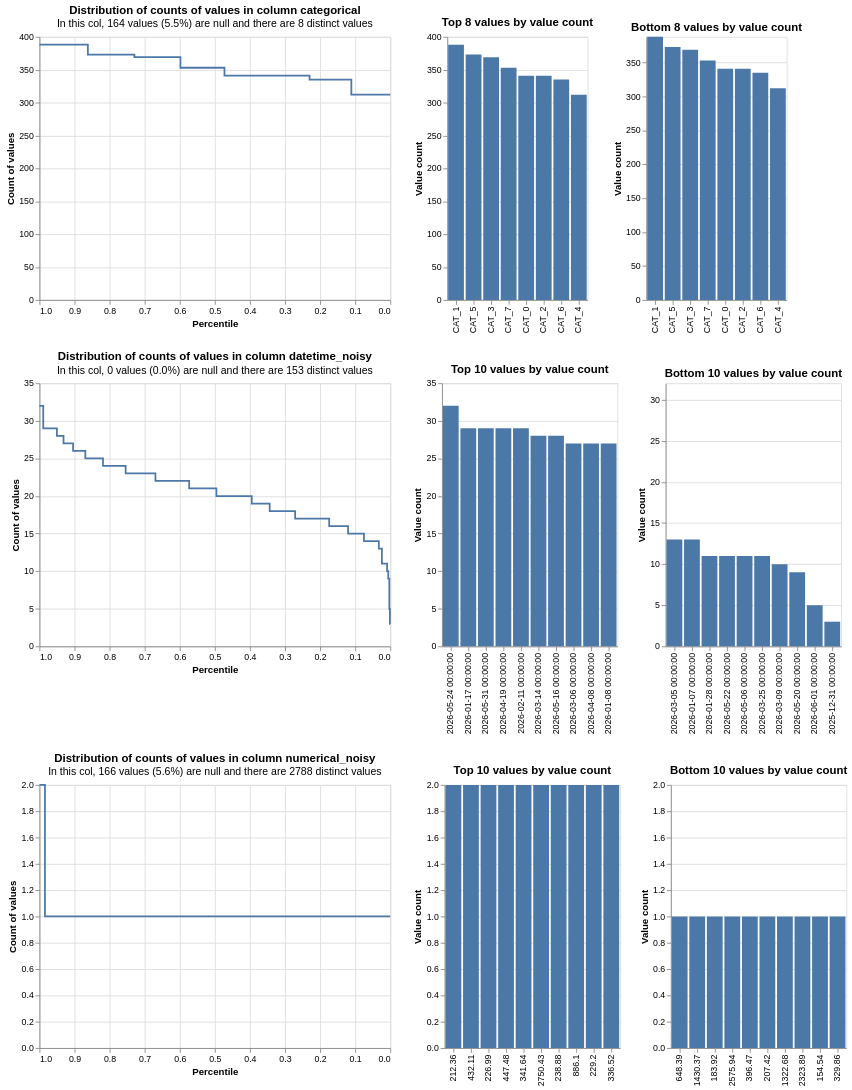

The code cell stored with this chart in its notebook:
### Code cell
from splink.exploratory import profile_columns
import duckdb

con = duckdb.connect()

# 2. Hard-cap the RAM allocation (e.g., limit it to 4 Gigabytes)
con.execute("SET memory_limit = '24GB';")

# 3. Explicitly define where intermediate results should spill on your hard drive
con.execute("SET temp_directory = './duckdb_spill_dir.tmp';")

db_api = DuckDBAPI(
    connection = con
)

profile_columns(
    [df1, df2],
    db_api=db_api,
    column_expressions=[
        "categorical",
        "datetime_noisy",
        "numerical_noisy",
    ],
)

### Figure 1 — Vega-Lite specification as saved in the notebook (floating-point values rounded to 4 significant figures)
{"config": {"view": {"continuousWidth": 400, "continuousHeight": 300}}, "vconcat": [{"hconcat": [{"mark": {"type": "line", "interpolate": "step-before"}, "data": {"values": [{"percentile_ex_nulls": 0.862, "percentile_inc_nulls": 0.8696, "value_count": 388, "group_name": "categorical", "total_non_null_rows": 2812, "total_rows_inc_nulls": 2976, "sum_tokens_in_value_count_group": 388, "distinct_value_count": 8}, {"percentile_ex_nulls": 0.7294, "percentile_inc_nulls": 0.7443, "value_count": 373, "group_name": "categorical", "total_non_null_rows": 2812, "total_rows_inc_nulls": 2976, "sum_tokens_in_value_count_group": 373, "distinct_value_count": 8}, {"percentile_ex_nulls": 0.5982, "percentile_inc_nulls": 0.6203, "value_count": 369, "group_name": "categorical", "total_non_null_rows": 2812, "total_rows_inc_nulls": 2976, "sum_tokens_in_value_count_group": 369, "distinct_value_count": 8}, {"percentile_ex_nulls": 0.4726, "percentile_inc_nulls": 0.5017, "value_count": 353, "group_name": "categorical", "total_non_null_rows": 2812, "total_rows_inc_nulls": 2976, "sum_tokens_in_value_count_group": 353, "distinct_value_count": 8}, {"percentile_ex_nulls": 0.2301, "percentile_inc_nulls": 0.2725, "value_count": 341, "group_name": "categorical", "total_non_null_rows": 2812, "total_rows_inc_nulls": 2976, "sum_tokens_in_value_count_group": 682, "distinct_value_count": 8}, {"percentile_ex_nulls": 0.111, "percentile_inc_nulls": 0.1599, "value_count": 335, "group_name": "categorical", "total_non_null_rows": 2812, "total_rows_inc_nulls": 2976, "sum_tokens_in_value_count_group": 335, "distinct_value_count": 8}, {"percentile_ex_nulls": 0.0, "percentile_inc_nulls": 0.05511, "value_count": 312, "group_name": "categorical", "total_non_null_rows": 2812, "total_rows_inc_nulls": 2976, "sum_tokens_in_value_count_group": 312, "distinct_value_count": 8}, {"percentile_ex_nulls": 1.0, "percentile_inc_nulls": 1.0, "value_count": 388, "group_name": "categorical", "total_non_null_rows": 2812, "total_rows_inc_nulls": 2976, "sum_tokens_in_value_count_group": 388, "distinct_value_count": 8}]}, "encoding": {"tooltip": [{"field": "value_count", "type": "quantitative"}, {"field": "percentile_ex_nulls", "type": "quantitative"}, {"field": "percentile_inc_nulls", "type": "quantitative"}, {"field": "total_non_null_rows", "type": "quantitative"}, {"field": "total_rows_inc_nulls", "type": "quantitative"}], "x": {"field": "percentile_ex_nulls", "sort": "descending", "title": "Percentile", "type": "quantitative"}, "y": {"field": "value_count", "title": "Count of values", "type": "quantitative"}}, "title": {"text": "Distribution of counts of values in column categorical", "subtitle": "In this col, 164 values (5.5%) are null and there are 8 distinct values"}}, {"mark": "bar", "data": {"values": [{"value_count": 388, "group_name": "categorical", "value": "CAT_1", "total_non_null_rows": 2812, "total_rows_inc_nulls": 2976, "distinct_value_count": 8}, {"value_count": 373, "group_name": "categorical", "value": "CAT_5", "total_non_null_rows": 2812, "total_rows_inc_nulls": 2976, "distinct_value_count": 8}, {"value_count": 369, "group_name": "categorical", "value": "CAT_3", "total_non_null_rows": 2812, "total_rows_inc_nulls": 2976, "distinct_value_count": 8}, {"value_count": 353, "group_name": "categorical", "value": "CAT_7", "total_non_null_rows": 2812, "total_rows_inc_nulls": 2976, "distinct_value_count": 8}, {"value_count": 341, "group_name": "categorical", "value": "CAT_0", "total_non_null_rows": 2812, "total_rows_inc_nulls": 2976, "distinct_value_count": 8}, {"value_count": 341, "group_name": "categorical", "value": "CAT_2", "total_non_null_rows": 2812, "total_rows_inc_nulls": 2976, "distinct_value_count": 8}, {"value_count": 335, "group_name": "categorical", "value": "CAT_6", "total_non_null_rows": 2812, "total_rows_inc_nulls": 2976, "distinct_value_count": 8}, {"value_count": 312, "group_name": "categorical", "value": "CAT_4", "total_non_null_rows": 2812, "total_rows_inc_nulls": 2976, "distinct_value_count": 8}]}, "encoding": {"tooltip": [{"field": "value", "type": "nominal"}, {"field": "value_count", "type": "quantitative"}, {"field": "total_non_null_rows", "type": "quantitative"}, {"field": "total_rows_inc_nulls", "type": "quantitative"}], "x": {"field": "value", "sort": "-y", "title": null, "type": "nominal"}, "y": {"field": "value_count", "title": "Value count", "type": "quantitative"}}, "title": "Top 8 values by value count"}, {"mark": "bar", "data": {"values": [{"value_count": 312, "group_name": "categorical", "value": "CAT_4", "total_non_null_rows": 2812, "total_rows_inc_nulls": 2976, "distinct_value_count": 8}, {"value_count": 335, "group_name": "categorical", "value": "CAT_6", "total_non_null_rows": 2812, "total_rows_inc_nulls": 2976, "distinct_value_count": 8}, {"value_count": 341, "group_name": "categorical", "value": "CAT_0", "total_non_null_rows": 2812, "total_rows_inc_nulls": 2976, "distinct_value_count": 8}, {"value_count": 341, "group_name": "categorical", "value": "CAT_2", "total_non_null_rows": 2812, "total_rows_inc_nulls": 2976, "distinct_value_count": 8}, {"value_count": 353, "group_name": "categorical", "value": "CAT_7", "total_non_null_rows": 2812, "total_rows_inc_nulls": 2976, "distinct_value_count": 8}, {"value_count": 369, "group_name": "categorical", "value": "CAT_3", "total_non_null_rows": 2812, "total_rows_inc_nulls": 2976, "distinct_value_count": 8}, {"value_count": 373, "group_name": "categorical", "value": "CAT_5", "total_non_null_rows": 2812, "total_rows_inc_nulls": 2976, "distinct_value_count": 8}, {"value_count": 388, "group_name": "categorical", "value": "CAT_1", "total_non_null_rows": 2812, "total_rows_inc_nulls": 2976, "distinct_value_count": 8}]}, "encoding": {"tooltip": [{"field": "value", "type": "nominal"}, {"field": "value_count", "type": "quantitative"}, {"field": "total_non_null_rows", "type": "quantitative"}, {"field": "total_rows_inc_nulls", "type": "quantitative"}], "x": {"field": "value", "sort": "-y", "title": null, "type": "nominal"}, "y": {"field": "value_count", "scale": {"domain": [0, 388]}, "title": "Value count", "type": "quantitative"}}, "title": "Bottom 8 values by value count"}]}, {"hconcat": [{"mark": {"type": "line", "interpolate": "step-before"}, "data": {"values": [{"percentile_ex_nulls": 0.9892, "percentile_inc_nulls": 0.9892, "value_count": 32, "group_name": "datetime_noisy", "total_non_null_rows": 2976, "total_rows_inc_nulls": 2976, "sum_tokens_in_value_count_group": 32, "distinct_value_count": 153}, {"percentile_ex_nulls": 0.9503, "percentile_inc_nulls": 0.9503, "value_count": 29, "group_name": "datetime_noisy", "total_non_null_rows": 2976, "total_rows_inc_nulls": 2976, "sum_tokens_in_value_count_group": 116, "distinct_value_count": 153}, {"percentile_ex_nulls": 0.9315, "percentile_inc_nulls": 0.9315, "value_count": 28, "group_name": "datetime_noisy", "total_non_null_rows": 2976, "total_rows_inc_nulls": 2976, "sum_tokens_in_value_count_group": 56, "distinct_value_count": 153}, {"percentile_ex_nulls": 0.9042, "percentile_inc_nulls": 0.9042, "value_count": 27, "group_name": "datetime_noisy", "total_non_null_rows": 2976, "total_rows_inc_nulls": 2976, "sum_tokens_in_value_count_group": 81, "distinct_value_count": 153}, {"percentile_ex_nulls": 0.8693, "percentile_inc_nulls": 0.8693, "value_count": 26, "group_name": "datetime_noisy", "total_non_null_rows": 2976, "total_rows_inc_nulls": 2976, "sum_tokens_in_value_count_group": 104, "distinct_value_count": 153}, {"percentile_ex_nulls": 0.8189, "percentile_inc_nulls": 0.8189, "value_count": 25, "group_name": "datetime_noisy", "total_non_null_rows": 2976, "total_rows_inc_nulls": 2976, "sum_tokens_in_value_count_group": 150, "distinct_value_count": 153}, {"percentile_ex_nulls": 0.7544, "percentile_inc_nulls": 0.7544, "value_count": 24, "group_name": "datetime_noisy", "total_non_null_rows": 2976, "total_rows_inc_nulls": 2976, "sum_tokens_in_value_count_group": 192, "distinct_value_count": 153}, {"percentile_ex_nulls": 0.6694, "percentile_inc_nulls": 0.6694, "value_count": 23, "group_name": "datetime_noisy", "total_non_null_rows": 2976, "total_rows_inc_nulls": 2976, "sum_tokens_in_value_count_group": 253, "distinct_value_count": 153}, {"percentile_ex_nulls": 0.5733, "percentile_inc_nulls": 0.5733, "value_count": 22, "group_name": "datetime_noisy", "total_non_null_rows": 2976, "total_rows_inc_nulls": 2976, "sum_tokens_in_value_count_group": 286, "distinct_value_count": 153}, {"percentile_ex_nulls": 0.4956, "percentile_inc_nulls": 0.4956, "value_count": 21, "group_name": "datetime_noisy", "total_non_null_rows": 2976, "total_rows_inc_nulls": 2976, "sum_tokens_in_value_count_group": 231, "distinct_value_count": 153}, {"percentile_ex_nulls": 0.3948, "percentile_inc_nulls": 0.3948, "value_count": 20, "group_name": "datetime_noisy", "total_non_null_rows": 2976, "total_rows_inc_nulls": 2976, "sum_tokens_in_value_count_group": 300, "distinct_value_count": 153}, {"percentile_ex_nulls": 0.3438, "percentile_inc_nulls": 0.3438, "value_count": 19, "group_name": "datetime_noisy", "total_non_null_rows": 2976, "total_rows_inc_nulls": 2976, "sum_tokens_in_value_count_group": 152, "distinct_value_count": 153}, {"percentile_ex_nulls": 0.2712, "percentile_inc_nulls": 0.2712, "value_count": 18, "group_name": "datetime_noisy", "total_non_null_rows": 2976, "total_rows_inc_nulls": 2976, "sum_tokens_in_value_count_group": 216, "distinct_value_count": 153}, {"percentile_ex_nulls": 0.1741, "percentile_inc_nulls": 0.1741, "value_count": 17, "group_name": "datetime_noisy", "total_non_null_rows": 2976, "total_rows_inc_nulls": 2976, "sum_tokens_in_value_count_group": 289, "distinct_value_count": 153}, {"percentile_ex_nulls": 0.1203, "percentile_inc_nulls": 0.1203, "value_count": 16, "group_name": "datetime_noisy", "total_non_null_rows": 2976, "total_rows_inc_nulls": 2976, "sum_tokens_in_value_count_group": 160, "distinct_value_count": 153}, {"percentile_ex_nulls": 0.07493, "percentile_inc_nulls": 0.07493, "value_count": 15, "group_name": "datetime_noisy", "total_non_null_rows": 2976, "total_rows_inc_nulls": 2976, "sum_tokens_in_value_count_group": 135, "distinct_value_count": 153}, {"percentile_ex_nulls": 0.03259, "percentile_inc_nulls": 0.03259, "value_count": 14, "group_name": "datetime_noisy", "total_non_null_rows": 2976, "total_rows_inc_nulls": 2976, "sum_tokens_in_value_count_group": 126, "distinct_value_count": 153}, {"percentile_ex_nulls": 0.02386, "percentile_inc_nulls": 0.02386, "value_count": 13, "group_name": "datetime_noisy", "total_non_null_rows": 2976, "total_rows_inc_nulls": 2976, "sum_tokens_in_value_count_group": 26, "distinct_value_count": 153}, {"percentile_ex_nulls": 0.009073, "percentile_inc_nulls": 0.009073, "value_count": 11, "group_name": "datetime_noisy", "total_non_null_rows": 2976, "total_rows_inc_nulls": 2976, "sum_tokens_in_value_count_group": 44, "distinct_value_count": 153}, {"percentile_ex_nulls": 0.005712, "percentile_inc_nulls": 0.005712, "value_count": 10, "group_name": "datetime_noisy", "total_non_null_rows": 2976, "total_rows_inc_nulls": 2976, "sum_tokens_in_value_count_group": 10, "distinct_value_count": 153}, {"percentile_ex_nulls": 0.002688, "percentile_inc_nulls": 0.002688, "value_count": 9, "group_name": "datetime_noisy", "total_non_null_rows": 2976, "total_rows_inc_nulls": 2976, "sum_tokens_in_value_count_group": 9, "distinct_value_count": 153}, {"percentile_ex_nulls": 0.001008, "percentile_inc_nulls": 0.001008, "value_count": 5, "group_name": "datetime_noisy", "total_non_null_rows": 2976, "total_rows_inc_nulls": 2976, "sum_tokens_in_value_count_group": 5, "distinct_value_count": 153}, {"percentile_ex_nulls": 0.0, "percentile_inc_nulls": 0.0, "value_count": 3, "group_name": "datetime_noisy", "total_non_null_rows": 2976, "total_rows_inc_nulls": 2976, "sum_tokens_in_value_count_group": 3, "distinct_value_count": 153}, {"percentile_ex_nulls": 1.0, "percentile_inc_nulls": 1.0, "value_count": 32, "group_name": "datetime_noisy", "total_non_null_rows": 2976, "total_rows_inc_nulls": 2976, "sum_tokens_in_value_count_group": 32, "distinct_value_count": 153}]}, "encoding": {"tooltip": [{"field": "value_count", "type": "quantitative"}, {"field": "percentile_ex_nulls", "type": "quantitative"}, {"field": "percentile_inc_nulls", "type": "quantitative"}, {"field": "total_non_null_rows", "type": "quantitative"}, {"field": "total_rows_inc_nulls", "type": "quantitative"}], "x": {"field": "percentile_ex_nulls", "sort": "descending", "title": "Percentile", "type": "quantitative"}, "y": {"field": "value_count", "title": "Count of values", "type": "quantitative"}}, "title": {"text": "Distribution of counts of values in column datetime_noisy", "subtitle": "In this col, 0 values (0.0%) are null and there are 153 distinct values"}}, {"mark": "bar", "data": {"values": [{"value_count": 32, "group_name": "datetime_noisy", "value": "2026-05-24 00:00:00", "total_non_null_rows": 2976, "total_rows_inc_nulls": 2976, "distinct_value_count": 153}, {"value_count": 29, "group_name": "datetime_noisy", "value": "2026-01-17 00:00:00", "total_non_null_rows": 2976, "total_rows_inc_nulls": 2976, "distinct_value_count": 153}, {"value_count": 29, "group_name": "datetime_noisy", "value": "2026-05-31 00:00:00", "total_non_null_rows": 2976, "total_rows_inc_nulls": 2976, "distinct_value_count": 153}, {"value_count": 29, "group_name": "datetime_noisy", "value": "2026-04-19 00:00:00", "total_non_null_rows": 2976, "total_rows_inc_nulls": 2976, "distinct_value_count": 153}, {"value_count": 29, "group_name": "datetime_noisy", "value": "2026-02-11 00:00:00", "total_non_null_rows": 2976, "total_rows_inc_nulls": 2976, "distinct_value_count": 153}, {"value_count": 28, "group_name": "datetime_noisy", "value": "2026-03-14 00:00:00", "total_non_null_rows": 2976, "total_rows_inc_nulls": 2976, "distinct_value_count": 153}, {"value_count": 28, "group_name": "datetime_noisy", "value": "2026-05-16 00:00:00", "total_non_null_rows": 2976, "total_rows_inc_nulls": 2976, "distinct_value_count": 153}, {"value_count": 27, "group_name": "datetime_noisy", "value": "2026-03-06 00:00:00", "total_non_null_rows": 2976, "total_rows_inc_nulls": 2976, "distinct_value_count": 153}, {"value_count": 27, "group_name": "datetime_noisy", "value": "2026-04-08 00:00:00", "total_non_null_rows": 2976, "total_rows_inc_nulls": 2976, "distinct_value_count": 153}, {"value_count": 27, "group_name": "datetime_noisy", "value": "2026-01-08 00:00:00", "total_non_null_rows": 2976, "total_rows_inc_nulls": 2976, "distinct_value_count": 153}]}, "encoding": {"tooltip": [{"field": "value", "type": "nominal"}, {"field": "value_count", "type": "quantitative"}, {"field": "total_non_null_rows", "type": "quantitative"}, {"field": "total_rows_inc_nulls", "type": "quantitative"}], "x": {"field": "value", "sort": "-y", "title": null, "type": "nominal"}, "y": {"field": "value_count", "title": "Value count", "type": "quantitative"}}, "title": "Top 10 values by value count"}, {"mark": "bar", "data": {"values": [{"value_count": 3, "group_name": "datetime_noisy", "value": "2025-12-31 00:00:00", "total_non_null_rows": 2976, "total_rows_inc_nulls": 2976, "distinct_value_count": 153}, {"value_count": 5, "group_name": "datetime_noisy", "value": "2026-06-01 00:00:00", "total_non_null_rows": 2976, "total_rows_inc_nulls": 2976, "distinct_value_count": 153}, {"value_count": 9, "group_name": "datetime_noisy", "value": "2026-05-20 00:00:00", "total_non_null_rows": 2976, "total_rows_inc_nulls": 2976, "distinct_value_count": 153}, {"value_count": 10, "group_name": "datetime_noisy", "value": "2026-03-09 00:00:00", "total_non_null_rows": 2976, "total_rows_inc_nulls": 2976, "distinct_value_count": 153}, {"value_count": 11, "group_name": "datetime_noisy", "value": "2026-01-28 00:00:00", "total_non_null_rows": 2976, "total_rows_inc_nulls": 2976, "distinct_value_count": 153}, {"value_count": 11, "group_name": "datetime_noisy", "value": "2026-05-22 00:00:00", "total_non_null_rows": 2976, "total_rows_inc_nulls": 2976, "distinct_value_count": 153}, {"value_count": 11, "group_name": "datetime_noisy", "value": "2026-05-06 00:00:00", "total_non_null_rows": 2976, "total_rows_inc_nulls": 2976, "distinct_value_count": 153}, {"value_count": 11, "group_name": "datetime_noisy", "value": "2026-03-25 00:00:00", "total_non_null_rows": 2976, "total_rows_inc_nulls": 2976, "distinct_value_count": 153}, {"value_count": 13, "group_name": "datetime_noisy", "value": "2026-03-05 00:00:00", "total_non_null_rows": 2976, "total_rows_inc_nulls": 2976, "distinct_value_count": 153}, {"value_count": 13, "group_name": "datetime_noisy", "value": "2026-01-07 00:00:00", "total_non_null_rows": 2976, "total_rows_inc_nulls": 2976, "distinct_value_count": 153}]}, "encoding": {"tooltip": [{"field": "value", "type": "nominal"}, {"field": "value_count", "type": "quantitative"}, {"field": "total_non_null_rows", "type": "quantitative"}, {"field": "total_rows_inc_nulls", "type": "quantitative"}], "x": {"field": "value", "sort": "-y", "title": null, "type": "nominal"}, "y": {"field": "value_count", "scale": {"domain": [0, 32]}, "title": "Value count", "type": "quantitative"}}, "title": "Bottom 10 values by value count"}]}, {"hconcat": [{"mark": {"type": "line", "interpolate": "step-before"}, "data": {"values": [{"percentile_ex_nulls": 0.9843, "percentile_inc_nulls": 0.9852, "value_count": 2, "group_name": "numerical_noisy", "total_non_null_rows": 2810, "total_rows_inc_nulls": 2976, "sum_tokens_in_value_count_group": 44, "distinct_value_count": 2788}, {"percentile_ex_nulls": 0.0, "percentile_inc_nulls": 0.05578, "value_count": 1, "group_name": "numerical_noisy", "total_non_null_rows": 2810, "total_rows_inc_nulls": 2976, "sum_tokens_in_value_count_group": 2766, "distinct_value_count": 2788}, {"percentile_ex_nulls": 1.0, "percentile_inc_nulls": 1.0, "value_count": 2, "group_name": "numerical_noisy", "total_non_null_rows": 2810, "total_rows_inc_nulls": 2976, "sum_tokens_in_value_count_group": 44, "distinct_value_count": 2788}]}, "encoding": {"tooltip": [{"field": "value_count", "type": "quantitative"}, {"field": "percentile_ex_nulls", "type": "quantitative"}, {"field": "percentile_inc_nulls", "type": "quantitative"}, {"field": "total_non_null_rows", "type": "quantitative"}, {"field": "total_rows_inc_nulls", "type": "quantitative"}], "x": {"field": "percentile_ex_nulls", "sort": "descending", "title": "Percentile", "type": "quantitative"}, "y": {"field": "value_count", "title": "Count of values", "type": "quantitative"}}, "title": {"text": "Distribution of counts of values in column numerical_noisy", "subtitle": "In this col, 166 values (5.6%) are null and there are 2788 distinct values"}}, {"mark": "bar", "data": {"values": [{"value_count": 2, "group_name": "numerical_noisy", "value": "212.36", "total_non_null_rows": 2810, "total_rows_inc_nulls": 2976, "distinct_value_count": 2788}, {"value_count": 2, "group_name": "numerical_noisy", "value": "432.11", "total_non_null_rows": 2810, "total_rows_inc_nulls": 2976, "distinct_value_count": 2788}, {"value_count": 2, "group_name": "numerical_noisy", "value": "226.99", "total_non_null_rows": 2810, "total_rows_inc_nulls": 2976, "distinct_value_count": 2788}, {"value_count": 2, "group_name": "numerical_noisy", "value": "447.48", "total_non_null_rows": 2810, "total_rows_inc_nulls": 2976, "distinct_value_count": 2788}, {"value_count": 2, "group_name": "numerical_noisy", "value": "341.64", "total_non_null_rows": 2810, "total_rows_inc_nulls": 2976, "distinct_value_count": 2788}, {"value_count": 2, "group_name": "numerical_noisy", "value": "2750.43", "total_non_null_rows": 2810, "total_rows_inc_nulls": 2976, "distinct_value_count": 2788}, {"value_count": 2, "group_name": "numerical_noisy", "value": "238.88", "total_non_null_rows": 2810, "total_rows_inc_nulls": 2976, "distinct_value_count": 2788}, {"value_count": 2, "group_name": "numerical_noisy", "value": "886.1", "total_non_null_rows": 2810, "total_rows_inc_nulls": 2976, "distinct_value_count": 2788}, {"value_count": 2, "group_name": "numerical_noisy", "value": "229.2", "total_non_null_rows": 2810, "total_rows_inc_nulls": 2976, "distinct_value_count": 2788}, {"value_count": 2, "group_name": "numerical_noisy", "value": "336.52", "total_non_null_rows": 2810, "total_rows_inc_nulls": 2976, "distinct_value_count": 2788}]}, "encoding": {"tooltip": [{"field": "value", "type": "nominal"}, {"field": "value_count", "type": "quantitative"}, {"field": "total_non_null_rows", "type": "quantitative"}, {"field": "total_rows_inc_nulls", "type": "quantitative"}], "x": {"field": "value", "sort": "-y", "title": null, "type": "nominal"}, "y": {"field": "value_count", "title": "Value count", "type": "quantitative"}}, "title": "Top 10 values by value count"}, {"mark": "bar", "data": {"values": [{"value_count": 1, "group_name": "numerical_noisy", "value": "648.39", "total_non_null_rows": 2810, "total_rows_inc_nulls": 2976, "distinct_value_count": 2788}, {"value_count": 1, "group_name": "numerical_noisy", "value": "1430.37", "total_non_null_rows": 2810, "total_rows_inc_nulls": 2976, "distinct_value_count": 2788}, {"value_count": 1, "group_name": "numerical_noisy", "value": "183.92", "total_non_null_rows": 2810, "total_rows_inc_nulls": 2976, "distinct_value_count": 2788}, {"value_count": 1, "group_name": "numerical_noisy", "value": "2575.94", "total_non_null_rows": 2810, "total_rows_inc_nulls": 2976, "distinct_value_count": 2788}, {"value_count": 1, "group_name": "numerical_noisy", "value": "396.47", "total_non_null_rows": 2810, "total_rows_inc_nulls": 2976, "distinct_value_count": 2788}, {"value_count": 1, "group_name": "numerical_noisy", "value": "207.42", "total_non_null_rows": 2810, "total_rows_inc_nulls": 2976, "distinct_value_count": 2788}, {"value_count": 1, "group_name": "numerical_noisy", "value": "1322.68", "total_non_null_rows": 2810, "total_rows_inc_nulls": 2976, "distinct_value_count": 2788}, {"value_count": 1, "group_name": "numerical_noisy", "value": "2323.89", "total_non_null_rows": 2810, "total_rows_inc_nulls": 2976, "distinct_value_count": 2788}, {"value_count": 1, "group_name": "numerical_noisy", "value": "154.54", "total_non_null_rows": 2810, "total_rows_inc_nulls": 2976, "distinct_value_count": 2788}, {"value_count": 1, "group_name": "numerical_noisy", "value": "329.86", "total_non_null_rows": 2810, "total_rows_inc_nulls": 2976, "distinct_value_count": 2788}]}, "encoding": {"tooltip": [{"field": "value", "type": "nominal"}, {"field": "value_count", "type": "quantitative"}, {"field": "total_non_null_rows", "type": "quantitative"}, {"field": "total_rows_inc_nulls", "type": "quantitative"}], "x": {"field": "value", "sort": "-y", "title": null, "type": "nominal"}, "y": {"field": "value_count", "scale": {"domain": [0, 2]}, "title": "Value count", "type": "quantitative"}}, "title": "Bottom 10 values by value count"}]}], "$schema": "https://vega.github.io/schema/vega-lite/v5.9.3.json"}
